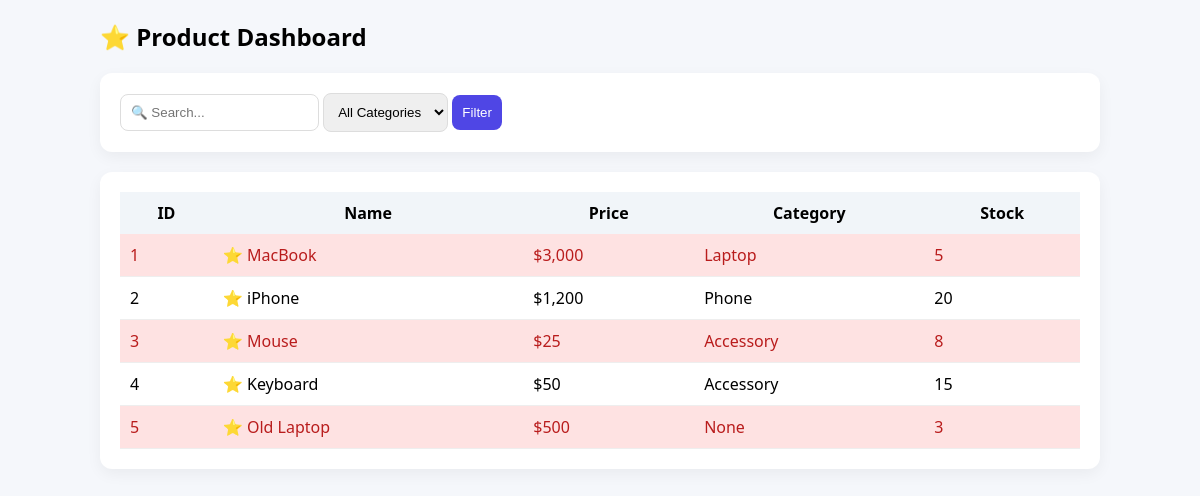
The page / on the database its author committed.
### tables this page shows
CREATE TABLE `products` (
  `id` int(11) NOT NULL,
  `name` varchar(100) DEFAULT NULL,
  `price` int(11) DEFAULT NULL,
  `stock` int(11) DEFAULT NULL,
  `category_id` int(11) DEFAULT NULL
);

CREATE TABLE `categories` (
  `id` int(11) NOT NULL,
  `category_name` varchar(100) DEFAULT NULL
);

### Index.php (the view, shortened to what this page needs)
<?php
$db = Database::getInstance()->getConnection();
$search = $_GET['search'] ?? '';
$sql = "
SELECT p.id, p.name, p.price, p.stock, c.category_name
FROM products p
LEFT JOIN categories c ON p.category_id = c.id
WHERE 1
";
$params = [];
$stmt = $db->prepare($sql);
$stmt->execute($params);
$products = $stmt->fetchAll();
?>
<!DOCTYPE html>
<html>
<head>
</head>
<body>
<div class="container">
<h2>⭐ Product Dashboard</h2>
<div class="card">
<form>
<input name="search" placeholder="🔍 Search..." value="<?= htmlspecialchars($search) ?>">
<select name="category">
<option value="">All Categories</option>
</select>
<button>Filter</button>
</form>
</div>
<div class="card">
<table>
<tr>
<th>ID</th>
<th>Name</th>
<th>Price</th>
<th>Category</th>
<th>Stock</th>
</tr>
<?php foreach($products as $p): ?>
<tr class="<?= $p['stock'] < 10 ? 'low' : '' ?>">
<td><?= $p['id'] ?></td>
<td>⭐ <?= htmlspecialchars($p['name']) ?></td>
<td>$<?= number_format($p['price']) ?></td>
<td><?= $p['category_name'] ?? 'None' ?></td>
<td><?= $p['stock'] ?></td>
</tr>
<?php endforeach; ?>
</table>
</div>
</div>
</body>
</html>

### Index.php (style rules this page uses)
body { font-family: 'Segoe UI'; background: #f5f7fb; }
.container { width: 1000px; margin: auto; }
.card { background: white; padding: 20px; margin-top: 20px; border-radius: 12px; box-shadow: 0 5px 15px rgba(0,0,0,0.05); }
input, select { padding: 10px; border-radius: 8px; border: 1px solid #ddd; }
button { padding: 10px; background: #4f46e5; color: white; border: none; border-radius: 8px; }
table { width: 100%; border-collapse: collapse; }
th { background: #f1f5f9; padding: 10px; }
td { padding: 10px; border-bottom: 1px solid #eee; }
.low { background: #fee2e2; color: #b91c1c; }

### rows shown on the page
products: id "1", name "MacBook", price "3,000", category.category_name "Laptop", stock "5"
products: id "2", name "iPhone", price "1,200", category.category_name "Phone", stock "20"
products: id "3", name "Mouse", price "25", category.category_name "Accessory", stock "8"
products: id "4", name "Keyboard", price "50", category.category_name "Accessory", stock "15"
products: id "5", name "Old Laptop", price "500", category_name "None", stock "3"
